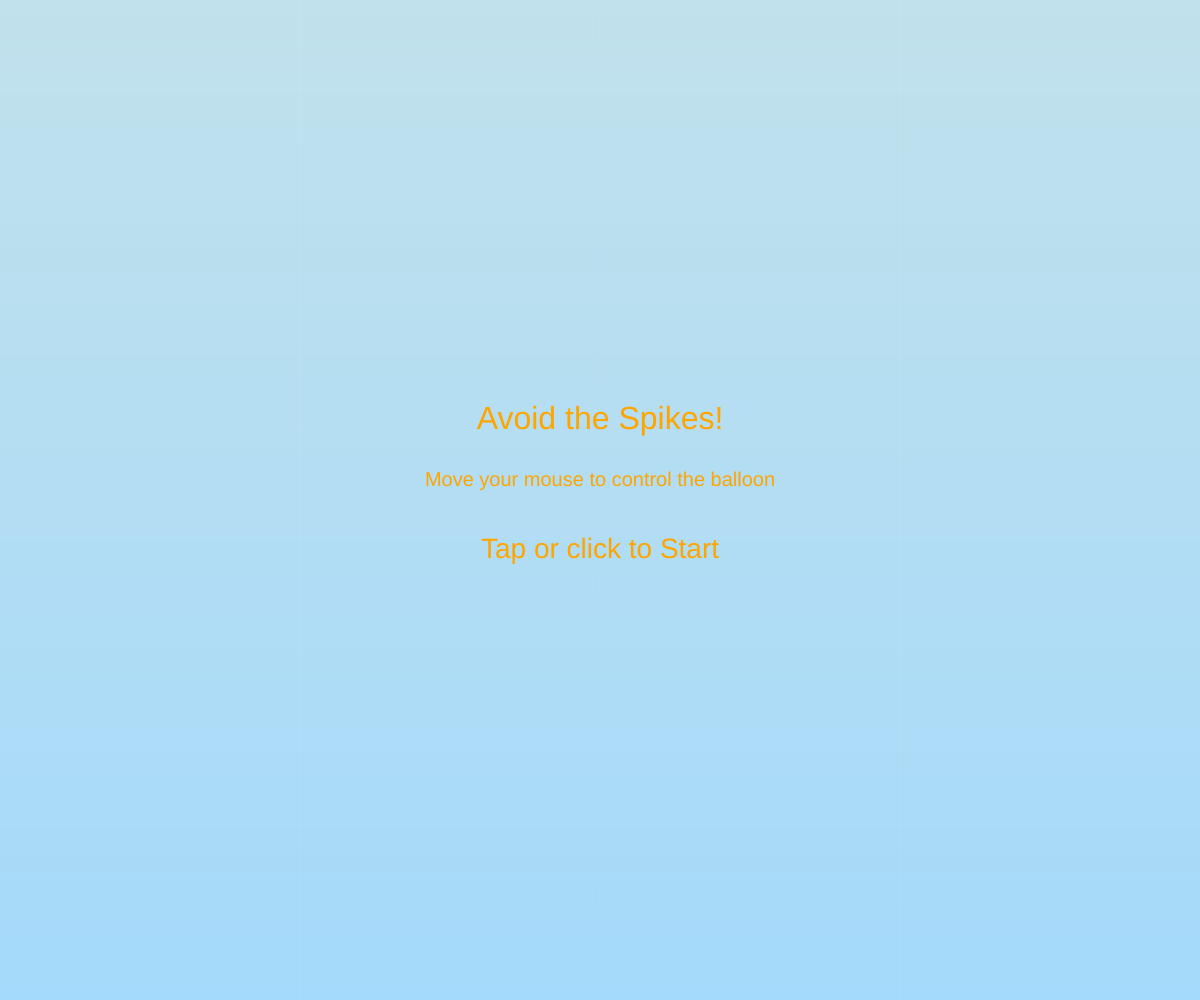
Frame 1 (no input)
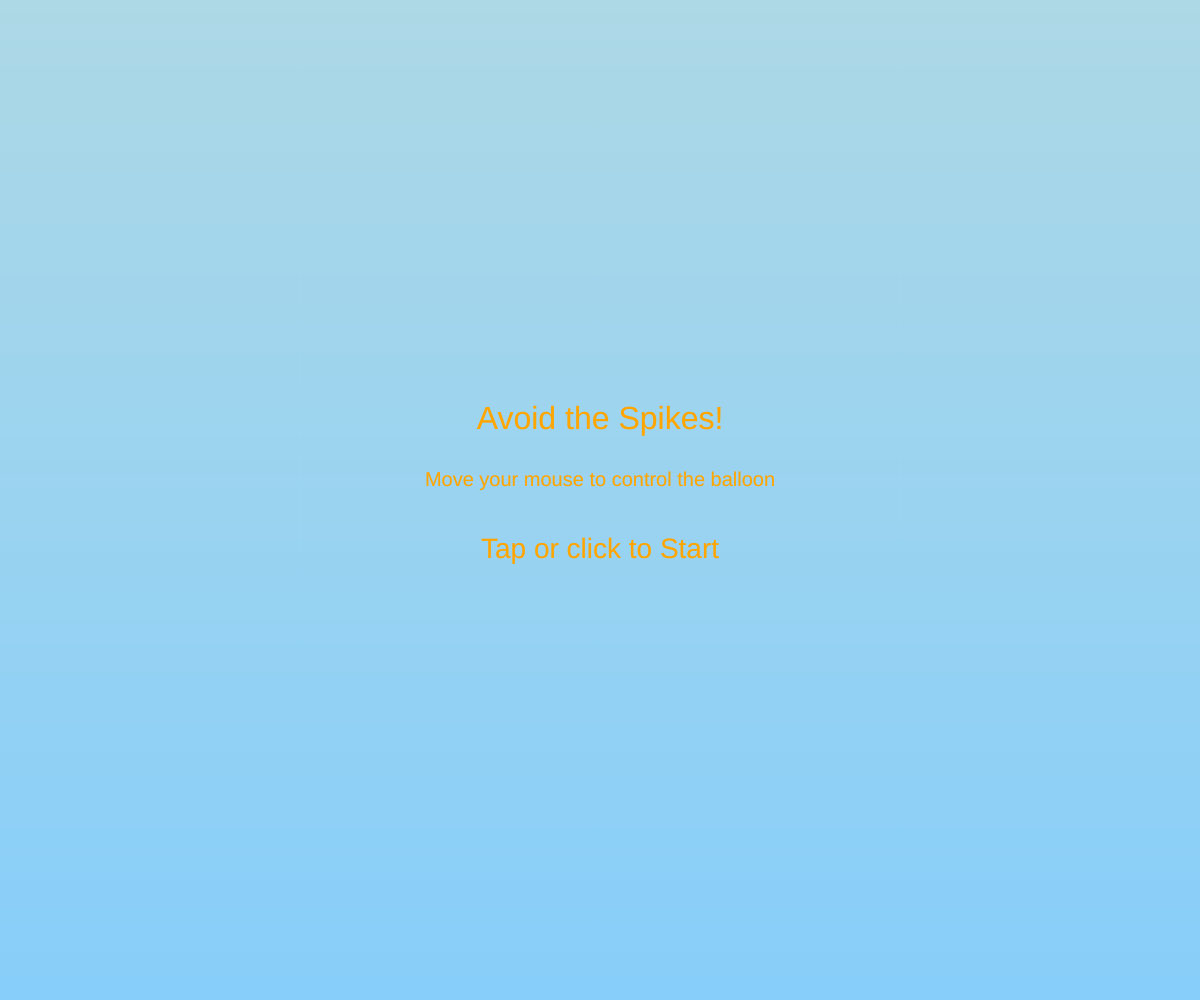
Frame 60 (no input)
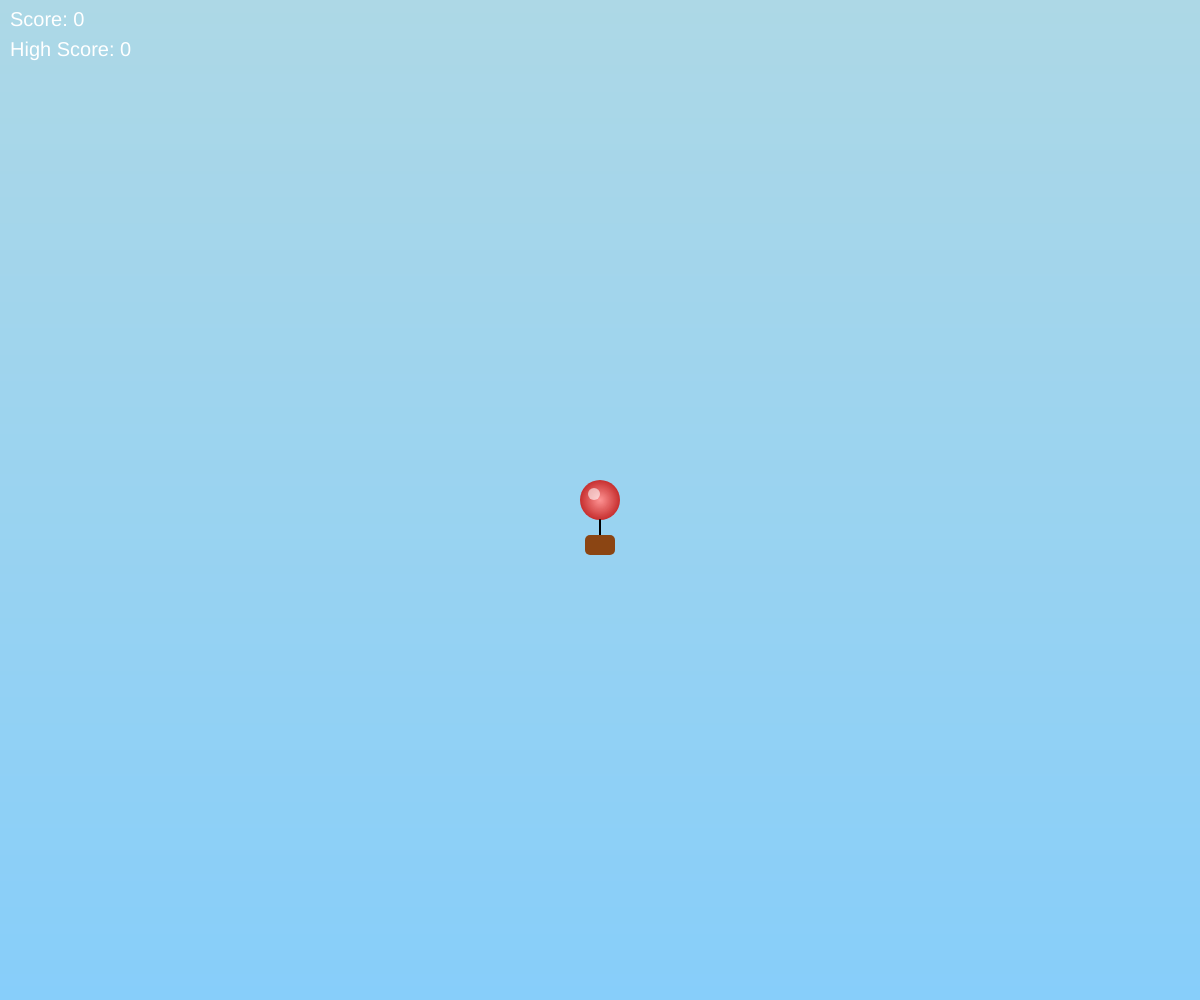
Frame 120 (the mouse pressed at the canvas centre since frame 60)

The p5.js sketch that drew these frames (run headless with seeded random() and noise() and a simulated clock; from frame 60 on, the mouse is pressed at the canvas centre):

// p5.js sketch
// ── sketch.js
// Game states
const GAME_STATE = {
  START: 'start',
  PLAYING: 'playing',
  GAME_OVER: 'game_over'
};

let gameState = GAME_STATE.START;
let score = 0;
let highScore = 0;

// Balloon properties
let balloon;
const BALLOON_RADIUS = 20;
// GRAVITY and LIFT are no longer used for mouse-controlled balloon,
// but kept for declaration consistency.
const GRAVITY = 0.6;
const LIFT = -18; // Increased lift for faster ascent

// Spikes properties
let spikes = [];
const SPIKE_WIDTH = 40;
const SPIKE_GAP_MIN = 120; // Minimum height of the clear path
const SPIKE_GAP_MAX = 200; // Maximum height of the clear path
const SPIKE_SPEED = 4; // Increased spike speed
const SPIKE_SPAWN_INTERVAL = 80; // Decreased interval for faster spike spawning
let lastSpikeSpawnTime = 0;

// --- Declare p5.js axis constants globally ---
// These are the internal values p5.js uses for Y_AXIS and X_AXIS
const Y_AXIS = 1;
const X_AXIS = 2;

// --- Helper function to draw linear gradients ---
// Inspired by https://p5js.org/examples/color-linear-gradient.html
function setGradient(x, y, w, h, c1, c2, axis) {
  noFill();
  if (axis === Y_AXIS) { // Top to bottom
    for (let i = y; i <= y + h; i++) {
      let inter = map(i, y, y + h, 0, 1);
      let c = lerpColor(c1, c2, inter);
      stroke(c);
      line(x, i, x + w, i);
    }
  } else if (axis === X_AXIS) { // Left to right
    for (let i = x; i <= x + w; i++) {
      let inter = map(i, x, x + w, 0, 1);
      let c = lerpColor(c1, c2, inter);
      stroke(c);
      line(i, y, i, y + h);
    }
  }
}

// --- Balloon Class ---
class Balloon {
  constructor() {
    this.x = width / 4; // Initial position (will be overridden by mouseX/Y)
    this.y = height / 2; // Initial position (will be overridden by mouseX/Y)
    this.radius = BALLOON_RADIUS;
    this.velocity = 0; // No longer used for mouse-controlled movement
  }

  show() {
    noStroke();
    let c1 = color(255, 150, 150); // Lighter red center
    let c2 = color(200, 50, 50);   // Darker red edge

    // Draw concentric ellipses to simulate radial gradient for the balloon body
    for (let r = this.radius; r > 0; r -= 1) {
      let inter = map(r, 0, this.radius, 0, 1);
      let c = lerpColor(c1, c2, inter);
      fill(c);
      ellipse(this.x, this.y, r * 2);
    }

    // Add a highlight for shine
    fill(255, 255, 255, 150); // White with transparency
    ellipse(this.x - this.radius * 0.3, this.y - this.radius * 0.3, this.radius * 0.6);

    // Add a string
    stroke(0);
    strokeWeight(2);
    line(this.x, this.y + this.radius, this.x, this.y + this.radius + 20);

    // Add a basket with rounded corners
    fill(139, 69, 19); // Brown
    noStroke();
    rect(this.x - 15, this.y + this.radius + 15, 30, 20, 5); // 5px rounded corners
  }

  update() {
    // Balloon now follows the mouse pointer directly
    this.x = mouseX;
    this.y = mouseY;

    // Keep balloon within canvas boundaries, accounting for the basket
    // The basket adds 15px (string) + 20px (basket height) = 35px below balloon center
    // Check X boundaries
    if (this.x < this.radius) {
      this.x = this.radius;
    }
    if (this.x > width - this.radius) {
      this.x = width - this.radius;
    }
    // Check Y boundaries
    if (this.y < this.radius) {
      this.y = this.radius;
    }
    if (this.y > height - this.radius - 35) {
      this.y = height - this.radius - 35;
    }
  }

  // The 'up()' method is no longer needed for mouse-controlled movement.
  // I have removed it.

  // Check collision with a spike pair
  collidesWith(spike) {
    // Collision logic remains the same, using this.x and this.y
    // Check collision with top spike section
    if (
      this.x + this.radius > spike.x &&
      this.x - this.radius < spike.x + spike.width &&
      this.y - this.radius < spike.y - spike.gap
    ) {
      return true;
    }

    // Check collision with bottom spike section
    if (
      this.x + this.radius > spike.x &&
      this.x - this.radius < spike.x + spike.width &&
      this.y + this.radius > spike.y
    ) {
      return true;
    }

    return false;
  }
}

// --- Spike Class ---
class Spike {
  constructor(y, gap) {
    this.x = width; // Start from the right edge
    this.y = y; // This 'y' is the top of the clear gap (and also the top of the bottom spike section)
    this.gap = gap; // Height of the clear path for the balloon
    this.width = SPIKE_WIDTH;
    this.speed = SPIKE_SPEED;
    this.passed = false; // To track if balloon has passed for scoring
  }

  show() {
    let c1 = color(0, 180, 0); // Brighter green
    let c2 = color(0, 80, 0);  // Darker green

    // Bottom spike section (from this.y to bottom of canvas)
    setGradient(this.x, this.y, this.width, height - this.y, c1, c2, Y_AXIS);

    // Top spike section (from 0 to this.y - this.gap)
    setGradient(this.x, 0, this.width, this.y - this.gap, c1, c2, Y_AXIS);

    // Add spike tips to the rectangles for a more "spiky" look
    fill(0, 220, 0); // Even brighter green for tips
    noStroke(); // Ensure no stroke for tips
    const tipHeight = 10;
    const numTips = 5; // Number of tips per spike section

    // Tips for the top spike section
    for (let i = 0; i < numTips; i++) {
      let tipX = this.x + (i + 0.5) * (this.width / numTips);
      triangle(
        tipX - tipHeight / 2, this.y - this.gap,
        tipX + tipHeight / 2, this.y - this.gap,
        tipX, this.y - this.gap - tipHeight
      );
    }

    // Tips for the bottom spike section
    for (let i = 0; i < numTips; i++) {
      let tipX = this.x + (i + 0.5) * (this.width / numTips);
      triangle(
        tipX - tipHeight / 2, this.y,
        tipX + tipHeight / 2, this.y,
        tipX, this.y + tipHeight
      );
    }
  }

  update() {
    this.x -= this.speed; // Move spikes to the left
  }

  // Check if the spike is completely off-screen to the left
  offscreen() {
    return this.x + this.width < 0;
  }
}

// --- Main p5.js Functions ---

function setup() {
  createCanvas(windowWidth, windowHeight);
  balloon = new Balloon();
  textAlign(CENTER, CENTER);
  textSize(24);
  // Load high score from local storage, default to 0 if not found
  highScore = getItem('highScore') || 0;
  frameRate(60); // Ensure a consistent 60 FPS
}

function draw() {
  // Background Gradient
  let c1 = color(173, 216, 230); // LightBlue
  let c2 = color(135, 206, 250); // LightSkyBlue
  setGradient(0, 0, width, height, c1, c2, Y_AXIS);

  switch (gameState) {
    case GAME_STATE.START:
      drawStartScreen();
      break;
    case GAME_STATE.PLAYING:
      playGame();
      break;
    case GAME_STATE.GAME_OVER:
      drawGameOverScreen();
      break;
  }
}

function drawStartScreen() {
  fill(255, 165, 0); // Orange text for visibility
  noStroke();
  textSize(32); // Larger text
  text("Avoid the Spikes!", width / 2, height / 2 - 80);
  textSize(20);
  text("Move your mouse to control the balloon", width / 2, height / 2 - 20); // Updated text
  textSize(28); // Larger start prompt
  text("Tap or click to Start", width / 2, height / 2 + 50);
}

function playGame() {
  // Update and show balloon
  balloon.update();
  balloon.show();

  // Spawn new spikes at regular intervals
  if (frameCount - lastSpikeSpawnTime > SPIKE_SPAWN_INTERVAL) {
    let gapHeight = random(SPIKE_GAP_MIN, SPIKE_GAP_MAX);
    // Ensure the gap is not too close to the top or bottom edge
    let spikeY = random(gapHeight + 50, height - 50);
    spikes.push(new Spike(spikeY, gapHeight));
    lastSpikeSpawnTime = frameCount;
  }

  // Update, show, check collision, and remove spikes
  for (let i = spikes.length - 1; i >= 0; i--) {
    let spike = spikes[i];
    spike.update();
    spike.show();

    // Check for collision with the balloon
    if (balloon.collidesWith(spike)) {
      gameState = GAME_STATE.GAME_OVER;
    }

    // Increment score when the balloon successfully passes a spike
    if (spike.x + spike.width < balloon.x - balloon.radius && !spike.passed) {
      score++;
      spike.passed = true; // Mark as passed to avoid counting multiple times
      if (score > highScore) {
        highScore = score;
        storeItem('highScore', highScore); // Save new high score to local storage
      }
    }

    // Remove spikes that have moved off-screen
    if (spike.offscreen()) {
      spikes.splice(i, 1);
    }
  }

  // Display current score and high score
  fill(255); // White text for better contrast against sky gradient
  noStroke();
  textSize(20);
  textAlign(LEFT, TOP);
  text("Score: " + score, 10, 10);
  text("High Score: " + highScore, 10, 40);
}

function drawGameOverScreen() {
  fill(255, 165, 0); // Orange text for visibility
  noStroke();
  textSize(32);
  text("Game Over!", width / 2, height / 2 - 100);
  textSize(24);
  text("Final Score: " + score, width / 2, height / 2 - 50);
  text("High Score: " + highScore, width / 2, height / 2);
  textSize(28);
  text("Tap or click to Restart", width / 2, height / 2 + 50);
}

// Reset game variables for a new round
function resetGame() {
  balloon = new Balloon();
  spikes = [];
  score = 0;
  lastSpikeSpawnTime = frameCount;
  gameState = GAME_STATE.PLAYING;
}

// --- User Input Handlers ---

function mousePressed() {
  handleTap();
  return false; // Prevent default browser behavior (like right-click context menu)
}

function touchStarted() {
  handleTap();
  return false; // Prevent default browser behavior (like scrolling/zooming)
}

function handleTap() {
  if (gameState === GAME_STATE.START || gameState === GAME_STATE.GAME_OVER) {
    resetGame();
  }
  // balloon.up() is no longer called here as movement is mouse-controlled
}

// --- Responsiveness ---

function windowResized() {
  resizeCanvas(windowWidth, windowHeight);
  // Reset the game if the window is resized while playing
  if (gameState === GAME_STATE.PLAYING) {
    resetGame();
  } else {
    // Re-initialize balloon to new center if not playing, but it will immediately follow mouse
    balloon = new Balloon();
  }
}
// ── style.css
body {
margin: 0;
  padding: 0;
  overflow: hidden;
}

canvas {
display: block; /* Remove extra space below canvas */
}

html, body {
margin: 0;
  padding: 0;
  overflow: hidden; /* Prevent scrolling */
  touch-action: none; /* Disable default touch actions like scrolling/zooming */
  -webkit-user-select: none; /* Disable text selection on iOS */
  -moz-user-select: none; /* Disable text selection on Firefox */
  -ms-user-select: none; /* Disable text selection on IE/Edge */
  user-select: none; /* Disable text selection */
}
